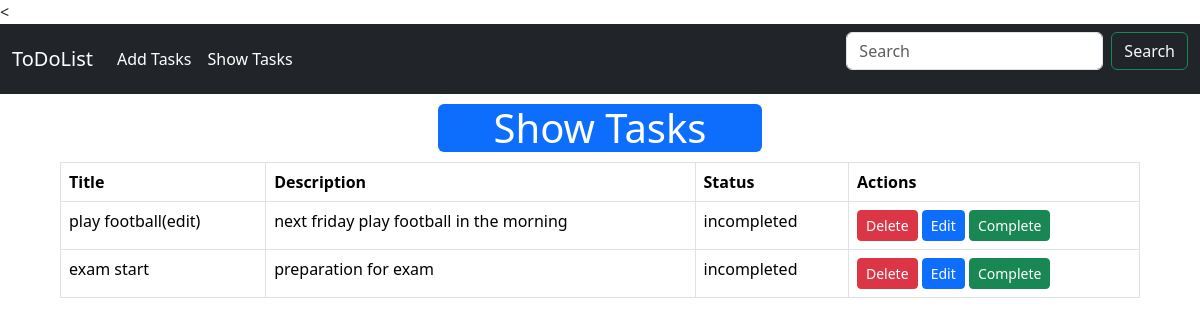
Page /show_tasks/ on the committed database.
### first_app/models.py (models this page shows)
class TaskModel(models.Model):
    id = models.IntegerField(primary_key=True)
    taskTitle = models.CharField(max_length=20)
    taskDescription = models.CharField(max_length=50)
    is_completed = models.BooleanField(default=False)

### first_app/views.py (the view)
# urls.py: path('show_tasks/', views.show_tasks, name='show_tasks'),
def show_tasks(request):
    tasks = TaskModel.objects.filter(is_completed=False)
    return render(request, 'show_tasks.html', {'data': tasks})

### first_app/templates/show_tasks.html (shortened to what this page needs)
{% extends 'home.html' %}
{% block content %}
  <div style="width:90%;margin: auto;">
    <h1 style="width:30%;margin:10px auto;" class="bg-primary rounded text-white text-center" >Show Tasks</h1>
    {% if data %}
    <table class="table table-bordered">
      <thead>
        <tr>
          <th scope="col">Title</th>
          <th scope="col">Description</th>
          <th scope="col">Status</th>
          <th scope="col">Actions</th>
        </tr>
      </thead>
      <tbody>
        {% for i in data %}
        <tr>
          <td>{{i.taskTitle}}</td>
          <td>{{i.taskDescription}}</td>
          <td>incompleted</td>
          <td>
            <a href="{% url 'delete_task' pk=i.id %}" class="btn btn-danger btn-sm">Delete</a>
            <a href="{% url 'edit_task' pk=i.id %}" class="btn btn-primary btn-sm">Edit</a>
            <a href="{% url 'complete_task' pk=i.id %}" class="btn btn-success btn-sm">Complete</a>
          </td>
        </tr>
        {% endfor %}
      </tbody>
    </table>
    {% else %}
    <h3>No data available</h3>
    {% endif %}
  </div>
{% endblock %}

### rows in the picture
TaskModel: taskTitle "play football(edit)", taskDescription "next friday play football in the morning"
TaskModel: taskTitle "exam start", taskDescription "preparation for exam"
